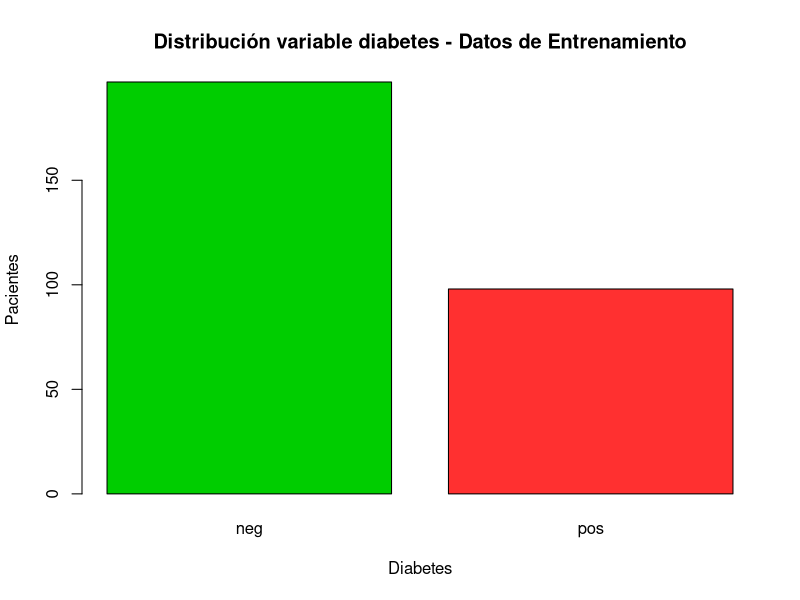

R code for this plot: (Note: this script raises an error after producing the figure.)
###########################################################################
### Partición del conjunto de datos
###########################################################################
### Autor: Gonzalo Chacaltana
### Tema:  Estudio comparativo de modelos de clasificación para identificar 
###        pacientes con diabetes
###########################################################################

# Cargamos la base de datos
library(data.table)
dataset <- fread("datos/dataDiabetes.csv", header = T, verbose = FALSE, 
                 stringsAsFactors = TRUE, showProgress = TRUE)

# Separamos los conjuntos de entrenamiento (75%) y validación (25%)
# -----------------------------------------------------------------
library(caret)
set.seed(123)
index <- caret::createDataPartition(dataset$diabetes, p = 0.75, list = FALSE)
dataset_train <- dataset[index, ] # 285 observaciones
dataset_test <-  dataset[-index, ] # 97 observaciones

## Distribución variable riesgo - datos de entrenamiento

plot(dataset_train$diabetes, col=c("green3","firebrick1"), 
     main = "Distribución variable diabetes - Datos de Entrenamiento",
     xlab = "Diabetes", ylab = "Pacientes")

printTable(dataset_train$diabetes)

## Distribución variable riesgo - datos de prueba

plot(dataset_test$diabetes, col=c("green3","firebrick1"), 
     main = "Distribución variable diabetes - Datos de Prueba",
     xlab = "Diabetes", ylab = "Pacientes")

printTable(dataset_test$diabetes)

# Creamos los dataset.
write.csv(dataset_train, "datos/diabetes_train.csv")
write.csv(dataset_test, "datos/diabetes_test.csv")